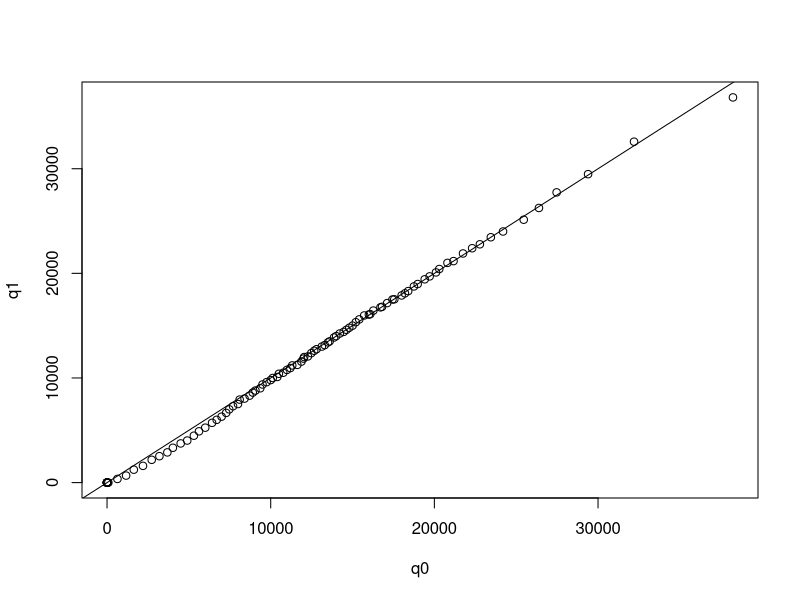

The R script that drew this image:
setwd("~/binary-regressor/examples/AngristKrueger/")
library(foreign)
cps_raw <- read.dta("extract.dta")

labels <- attributes(cps_raw)$var.labels
cbind(names(cps_raw), labels)

# Subset of people born between 1950 and 1953
cps <- subset(cps_raw, (yob50 == 1) | 
                       (yob51 == 1) |
                       (yob52 == 1) |
                       (yob53 == 1))


# Whites only: 1 = white
cps <- subset(cps, race == 1)
rm(cps_raw)

# Construct binary instrument: 1(draft lottery number < 100)
#   lott1 = 1(lottery number <= 25)
#   lott2 = 1(25 < lottery number <= 50)
#   lott3 = 1(50 < lottery number <= 75)
#   lott4 = 1(75 < lottery number <= 100)
cps$lowlott <- with(cps, lott1 + lott2 + lott3 + lott4)


## CPI obtained from inflation calculator 
# http://www.bls.gov/data/inflation_calculator.htm
# $1 in 1979 = $1.00 in 1979
#----NO DATA FOR 1980 in cps!-----
# $1 in 1981 = $0.80 in 1979
# $1 in 1982 = $0.75 in 1979
# $1 in 1983 = $0.73 in 1979
# $1 in 1984 = $0.70 in 1979
# $1 in 1985 = $0.67 in 1979


# Convert nominal annual wage to real
cps$rannwage <- with(cps, annwage * ((year == 79) * 1.00 + 
                                     (year == 81) * 0.80 + 
                                     (year == 82) * 0.75 + 
                                     (year == 83) * 0.73 + 
                                     (year == 84) * 0.70 + 
                                     (year == 85) * 0.67))


# Construct real weekly earnings
# (Set weekly wage to zero for the 266 individuals with zero weeks worked but
#  positive annual earnings.)
cps$rwwage <- with(cps, (weeks > 0) * rannwage / pmax(1, weeks))



cps1 <- with(cps, data.frame("y" = log(rannwage + 1), "x" = veteran, "z" = lowlott))
cps2 <- with(cps, data.frame("y" = log(rwwage + 1), "x" = veteran, "z" = lowlott))
cps3 <- with(cps, data.frame("y" = rannwage, "x" = veteran, "z" = lowlott))
cps4 <- with(cps, data.frame("y" = rwwage, "x" = veteran, "z" = lowlott))


# Calculate various estimators 
est <- function(inData){
  OLS <- with(inData, cov(x,y)/var(x))
  IV <- with(inData, cov(z,y)/cov(z,x))
  dat0 <- subset(inData, z == 0)
  dat1 <- subset(inData, z == 1)
  p1_hat <- mean(dat1$x) 
  p0_hat <- mean(dat0$x) 
  W <- IV
  Dy2 <- mean(dat1$y^2) - mean(dat0$y^2)
  DyT <- mean(dat1$y * dat1$x) - mean(dat0$y * dat0$x)
  R <- (Dy2 - 2 * W * DyT) / (W * (p1_hat - p0_hat))
  a1_a0 <- 1 + R/W 
  Dy3 <- mean(dat1$y^3) - mean(dat0$y^3)
  Dy2T <- mean(dat1$y^2 * dat1$x) - mean(dat0$y^2 * dat0$x)
  S <- (Dy3 - 3 * W * (Dy2T + R * DyT)) / (W * (p1_hat - p0_hat))
  term1 <- -0.5 * R/W
  disc <- sqrt(3 * R^2 - 2 * S)
  term2 <- 0.5 * disc/W
  root1 <- term1 + term2
  root2 <- term1 - term2
  out <- c(OLS, IV, a1_a0, root1, root2)
  names(out) <- c("OLS", "IV", "a1_a0", "root1", "root2")
  return(out)
}

est(subset(cps1, y < 6))
est(subset(cps2, y > 6))
est(subset(cps3, y > 5000 & y < 10000))

q0 <- quantile(subset(cps3, z == 0)$y, 1:99/100)
q1 <- quantile(subset(cps3, z == 1)$y, 1:99/100)
plot(q0, q1)
abline(0,1)
